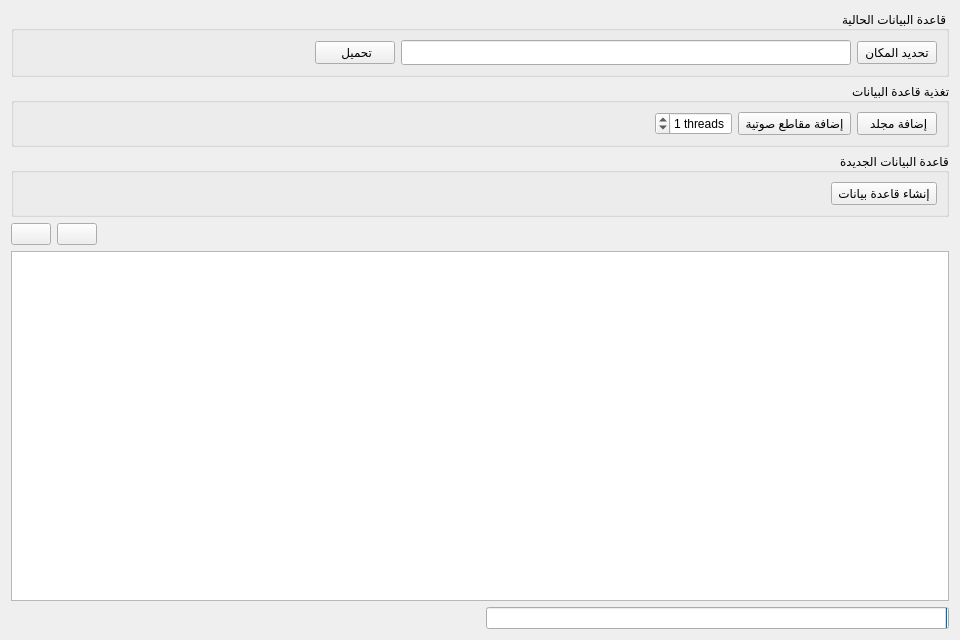
<?xml version="1.0" encoding="UTF-8"?>
<ui version="4.0">
 <class>Frame</class>
 <widget class="QFrame" name="Frame">
  <property name="geometry">
   <rect>
    <x>0</x>
    <y>0</y>
    <width>960</width>
    <height>640</height>
   </rect>
  </property>
  <property name="windowTitle">
   <string>Frame</string>
  </property>
  <property name="layoutDirection">
   <enum>Qt::RightToLeft</enum>
  </property>
  <property name="locale">
   <locale language="Arabic" country="Lebanon"/>
  </property>
  <layout class="QVBoxLayout" name="verticalLayout">
   <item>
    <widget class="QGroupBox" name="CurrentDB">
     <property name="title">
      <string>قاعدة البيانات الحالية</string>
     </property>
     <layout class="QHBoxLayout" name="horizontalLayout">
      <item>
       <widget class="QPushButton" name="db_btn">
        <property name="text">
         <string>تحديد المكان</string>
        </property>
        <property name="icon">
         <iconset resource="../resources/resources.qrc">
          <normaloff>:/icons/images/db_status1.ico</normaloff>:/icons/images/db_status1.ico</iconset>
        </property>
        <property name="iconSize">
         <size>
          <width>24</width>
          <height>24</height>
         </size>
        </property>
       </widget>
      </item>
      <item>
       <widget class="QLineEdit" name="db_path">
        <property name="enabled">
         <bool>true</bool>
        </property>
        <property name="minimumSize">
         <size>
          <width>450</width>
          <height>25</height>
         </size>
        </property>
        <property name="maximumSize">
         <size>
          <width>16777215</width>
          <height>16777215</height>
         </size>
        </property>
        <property name="font">
         <font>
          <pointsize>9</pointsize>
         </font>
        </property>
        <property name="readOnly">
         <bool>true</bool>
        </property>
       </widget>
      </item>
      <item>
       <widget class="QPushButton" name="load_btn">
        <property name="text">
         <string> تحميل</string>
        </property>
        <property name="icon">
         <iconset resource="../resources/resources.qrc">
          <normaloff>:/icons/images/db_download.ico</normaloff>:/icons/images/db_download.ico</iconset>
        </property>
        <property name="iconSize">
         <size>
          <width>24</width>
          <height>24</height>
         </size>
        </property>
       </widget>
      </item>
      <item>
       <widget class="QLabel" name="records_lbl">
        <property name="text">
         <string/>
        </property>
       </widget>
      </item>
      <item>
       <spacer name="horizontalSpacer_2">
        <property name="orientation">
         <enum>Qt::Horizontal</enum>
        </property>
        <property name="sizeHint" stdset="0">
         <size>
          <width>40</width>
          <height>20</height>
         </size>
        </property>
       </spacer>
      </item>
     </layout>
    </widget>
   </item>
   <item>
    <widget class="QGroupBox" name="FeedDB">
     <property name="title">
      <string>تغذية قاعدة البيانات</string>
     </property>
     <layout class="QHBoxLayout" name="horizontalLayout_3">
      <item>
       <widget class="QPushButton" name="add_folder_to_db_btn">
        <property name="text">
         <string> إضافة مجلد</string>
        </property>
        <property name="icon">
         <iconset resource="../resources/resources.qrc">
          <normaloff>:/icons/images/Folder Network Add.ico</normaloff>:/icons/images/Folder Network Add.ico</iconset>
        </property>
        <property name="iconSize">
         <size>
          <width>24</width>
          <height>24</height>
         </size>
        </property>
       </widget>
      </item>
      <item>
       <widget class="QPushButton" name="add_to_db_btn">
        <property name="text">
         <string> إضافة مقاطع صوتية </string>
        </property>
        <property name="icon">
         <iconset resource="../resources/resources.qrc">
          <normaloff>:/icons/images/file_audio.ico</normaloff>:/icons/images/file_audio.ico</iconset>
        </property>
        <property name="iconSize">
         <size>
          <width>24</width>
          <height>24</height>
         </size>
        </property>
       </widget>
      </item>
      <item>
       <widget class="QSpinBox" name="threads_spin">
        <property name="layoutDirection">
         <enum>Qt::RightToLeft</enum>
        </property>
        <property name="locale">
         <locale language="English" country="UnitedStates"/>
        </property>
        <property name="wrapping">
         <bool>true</bool>
        </property>
        <property name="suffix">
         <string> threads</string>
        </property>
        <property name="minimum">
         <number>1</number>
        </property>
        <property name="maximum">
         <number>8</number>
        </property>
        <property name="value">
         <number>1</number>
        </property>
       </widget>
      </item>
      <item>
       <widget class="QPushButton" name="stop_btn">
        <property name="enabled">
         <bool>false</bool>
        </property>
        <property name="text">
         <string/>
        </property>
        <property name="icon">
         <iconset resource="../resources/resources.qrc">
          <normaloff>:/icons/images/media_stop.png</normaloff>:/icons/images/media_stop.png</iconset>
        </property>
        <property name="iconSize">
         <size>
          <width>12</width>
          <height>12</height>
         </size>
        </property>
        <property name="flat">
         <bool>true</bool>
        </property>
       </widget>
      </item>
      <item>
       <spacer name="horizontalSpacer_3">
        <property name="orientation">
         <enum>Qt::Horizontal</enum>
        </property>
        <property name="sizeHint" stdset="0">
         <size>
          <width>40</width>
          <height>20</height>
         </size>
        </property>
       </spacer>
      </item>
     </layout>
    </widget>
   </item>
   <item>
    <widget class="QGroupBox" name="NewDB">
     <property name="minimumSize">
      <size>
       <width>0</width>
       <height>0</height>
      </size>
     </property>
     <property name="autoFillBackground">
      <bool>false</bool>
     </property>
     <property name="title">
      <string>قاعدة البيانات الجديدة</string>
     </property>
     <layout class="QHBoxLayout" name="horizontalLayout_5">
      <item>
       <widget class="QPushButton" name="new_db_btn">
        <property name="text">
         <string> إنشاء قاعدة بيانات </string>
        </property>
        <property name="icon">
         <iconset resource="../resources/resources.qrc">
          <normaloff>:/icons/images/db_add.ico</normaloff>:/icons/images/db_add.ico</iconset>
        </property>
        <property name="iconSize">
         <size>
          <width>24</width>
          <height>24</height>
         </size>
        </property>
       </widget>
      </item>
      <item>
       <spacer name="horizontalSpacer_5">
        <property name="orientation">
         <enum>Qt::Horizontal</enum>
        </property>
        <property name="sizeHint" stdset="0">
         <size>
          <width>40</width>
          <height>20</height>
         </size>
        </property>
       </spacer>
      </item>
     </layout>
    </widget>
   </item>
   <item>
    <layout class="QHBoxLayout" name="horizontalLayout_4">
     <item>
      <spacer name="horizontalSpacer_4">
       <property name="orientation">
        <enum>Qt::Horizontal</enum>
       </property>
       <property name="sizeHint" stdset="0">
        <size>
         <width>40</width>
         <height>20</height>
        </size>
       </property>
      </spacer>
     </item>
     <item>
      <widget class="QPushButton" name="copy_btn">
       <property name="text">
        <string/>
       </property>
       <property name="icon">
        <iconset resource="../resources/resources.qrc">
         <normaloff>:/icons/images/copy.png</normaloff>:/icons/images/copy.png</iconset>
       </property>
       <property name="iconSize">
        <size>
         <width>24</width>
         <height>24</height>
        </size>
       </property>
      </widget>
     </item>
     <item>
      <widget class="QPushButton" name="clear_btn">
       <property name="text">
        <string/>
       </property>
       <property name="icon">
        <iconset resource="../resources/resources.qrc">
         <normaloff>:/icons/images/Clear.png</normaloff>:/icons/images/Clear.png</iconset>
       </property>
       <property name="iconSize">
        <size>
         <width>24</width>
         <height>24</height>
        </size>
       </property>
      </widget>
     </item>
    </layout>
   </item>
   <item>
    <widget class="QPlainTextEdit" name="log_text">
     <property name="readOnly">
      <bool>true</bool>
     </property>
     <property name="plainText">
      <string/>
     </property>
    </widget>
   </item>
   <item>
    <layout class="QHBoxLayout" name="horizontalLayout_2">
     <item>
      <widget class="QProgressBar" name="progress_bar">
       <property name="value">
        <number>0</number>
       </property>
       <property name="alignment">
        <set>Qt::AlignCenter</set>
       </property>
      </widget>
     </item>
     <item>
      <widget class="QLabel" name="description_lbl">
       <property name="text">
        <string/>
       </property>
      </widget>
     </item>
     <item>
      <spacer name="horizontalSpacer">
       <property name="orientation">
        <enum>Qt::Horizontal</enum>
       </property>
       <property name="sizeHint" stdset="0">
        <size>
         <width>40</width>
         <height>20</height>
        </size>
       </property>
      </spacer>
     </item>
    </layout>
   </item>
  </layout>
 </widget>
 <resources>
  <include location="../resources/resources.qrc"/>
 </resources>
 <connections>
  <connection>
   <sender>clear_btn</sender>
   <signal>clicked()</signal>
   <receiver>log_text</receiver>
   <slot>clear()</slot>
   <hints>
    <hint type="sourcelabel">
     <x>27</x>
     <y>105</y>
    </hint>
    <hint type="destinationlabel">
     <x>408</x>
     <y>257</y>
    </hint>
   </hints>
  </connection>
 </connections>
</ui>
